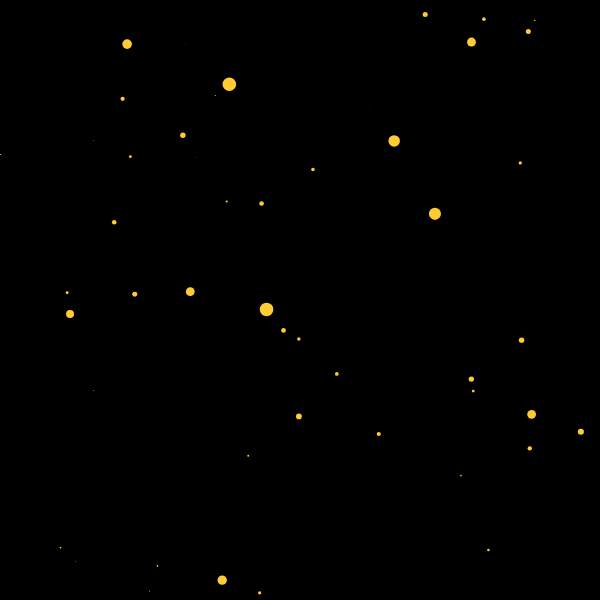
Frame 1 (no input)
Frame 60 (no input): identical to frame 1, image omitted
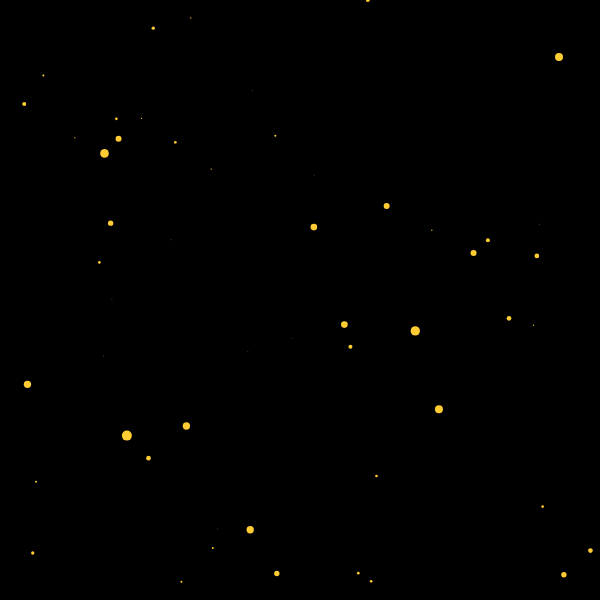
Frame 120 (the mouse pressed at the canvas centre since frame 60)

The p5.js sketch that drew these frames (run headless with seeded random() and noise() and a simulated clock; from frame 60 on, the mouse is pressed at the canvas centre):

// p5.js sketch
// ── sketch.js
var stars = [];

var speed;

function setup() {
  createCanvas(600, 600);
  for (var i = 0; i < 800; i++) {
    stars[i] = new Star();
  }
}

function draw() {
  speed = map(mouseX, 0, width, 0, 50);
  background(0);
  translate(width / 2, height / 2);
  for (var i = 0; i < stars.length; i++) {
    stars[i].update();
    stars[i].show();
  }
}

// ── star.js

function Star() {
  this.x = random(-width, width);
  this.y = random(-height, height);
  this.z = random(width);
  this.pz = this.z;

  this.update = function() {
    this.z = this.z - speed;
    if (this.z < 1) {
      this.z = width;
      this.x = random(-width, width);
      this.y = random(-height, height);
      this.pz = this.z;
    }
  }

  this.show = function() {
    fill(255,204,51);
    noStroke();

    var sx = map(this.x / this.z, 0, 1, 0, width);
    var sy = map(this.y / this.z, 0, 1, 0, height);

    var r = map(this.z, 0, width, 16, 0);
    ellipse(sx, sy, r, r);

    var px = map(this.x / this.pz, 0, 1, 0, width);
    var py = map(this.y / this.pz, 0, 1, 0, height);

    this.pz = this.z;


    line(px, py, sx, sy);
  }
}
